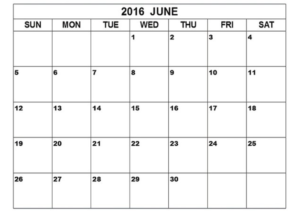
#> input picture trial2-300x222.webp, 300 x 222 px
$ jupyter execute --allow-errors Image_Procesing_Hough-Transform_Region-growing.ipynb
#> lines starting #> are read from the running program, lines starting #| are printed output that depends on the picture; after the words box and inside, x2 and y2 are one past the last pixel; in counts of white or black regions, pixels touching at a corner belong together
# Experiment-1:

[cell 1]
import math
import numpy as np
from matplotlib import pyplot as plt
from PIL import Image
from pylab import *
import matplotlib.cm as cm
import scipy as sp
import random
import cv2

[cell 2]
fname = 'trial2-300x222.webp'
image = Image.open(fname).convert("L")
arr = np.asarray(image)
plt.imshow(arr, cmap='gray', vmin=0, vmax=255)
plt.show()

[cell 3]
fname = 'image_2.PNG'
image = Image.open(fname).convert("L")
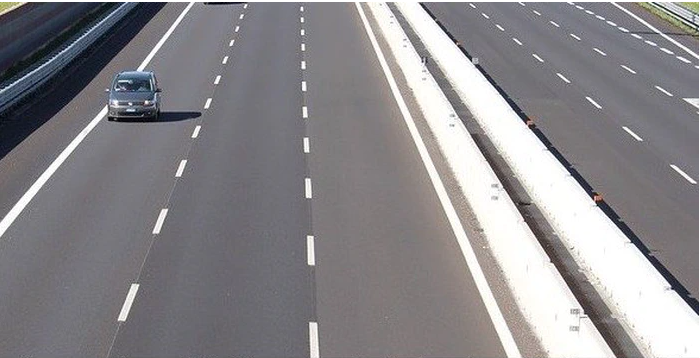
#> input picture image_2.PNG, 700 x 358 px
#> image: PIL image 700x358 L
arr = np.asarray(image)
plt.imshow(arr, cmap='gray', vmin=0, vmax=255)
plt.show()

# Standard Hough Line Transform:

[cell 4]
img = cv2.imread('trial2-300x222.webp')
gray = cv2.cvtColor(img,cv2.COLOR_BGR2GRAY)
edges = cv2.Canny(gray,50,150,apertureSize=3)
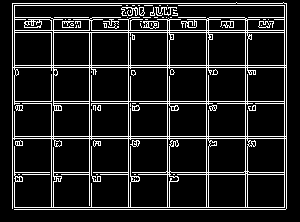
#> edges: shape (222, 300); 12.5% white in thin lines or dots, all inside (x1, y1, x2, y2) = (12, 2, 287, 210)
lines = cv2.HoughLines(edges,1,np.pi/180,200)
#> lines = 19 rows, first 8: [67, 1.57], [138, 1.57], [65, 1.57], [136, 1.57], [3, 1.57], [207, 1.57], [30, 1.57], [32, 1.57]
for line in lines:
   rho,theta=line[0]
   a=np.cos(theta)
   b=np.sin(theta)
   x0=a*rho
   y0=b*rho
   x1 = int(x0+1000*(-b))
   y1 = int(y0+1000*(a))
   x2 = int(x0-1000*(-b))
   y2 = int(y0-1000*(a))
   cv2.line(img,(x1,y1),(x2,y2),(255,0,255),2)
#> this loop made 19 passes
#> (rho, theta, a, b, x0, y0, x1, y1) on passes 1 to 12: (67, 1.57, -4.37e-08, 1, -2.93e-06, 67, -1000, 66), (138, 1.57, -4.37e-08, 1, -6.03e-06, 138, -1000, 137), (65, 1.57, -4.37e-08, 1, -2.84e-06, 65, -1000, 64), (136, 1.57, -4.37e-08, 1, -5.94e-06, 136, -1000, 135), (3, 1.57, -4.37e-08, 1, -1.31e-07, 3, -1000, 2), (207, 1.57, -4.37e-08, 1, -9.05e-06, 207, -1000, 206), (30, 1.57, -4.37e-08, 1, -1.31e-06, 30, -1000, 29), (32, 1.57, -4.37e-08, 1, -1.4e-06, 32, -1000, 31), (209, 1.57, -4.37e-08, 1, -9.14e-06, 209, -1000, 208), (101, 1.57, -4.37e-08, 1, -4.41e-06, 101, -1000, 100), (172, 1.57, -4.37e-08, 1, -7.52e-06, 172, -1000, 171), (103, 1.57, -4.37e-08, 1, -4.5e-06, 103, -1000, 102)
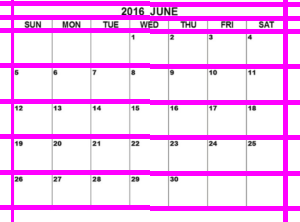
#> img: shape (222, 300, 3); mean B, G, R 249.5, 198, 249.5

[cell 5]
arr = np.asarray(img)
plt.imshow(arr, cmap='gray', vmin=0, vmax=255)
plt.show()

[cell 6]
img = cv2.imread('image_2.PNG')
#> img: shape (358, 700, 3)
gray = cv2.cvtColor(img,cv2.COLOR_BGR2GRAY)
edges = cv2.Canny(gray,50,150,apertureSize=3)
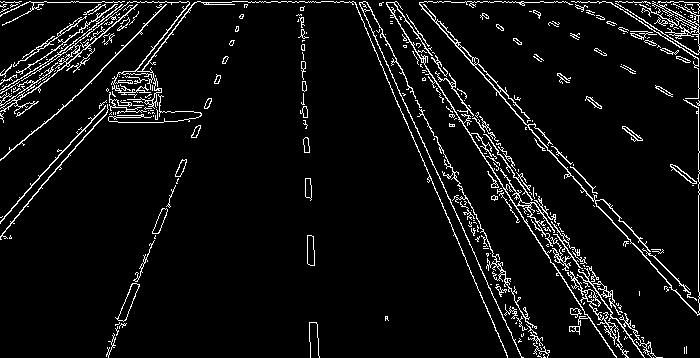
#> edges: shape (358, 700); 6% white in thin lines or dots
lines = cv2.HoughLines(edges,1,np.pi/180,200)
#> lines = [[2, 1.57], [-321, 2.53], [698, 0], [-321, 2.57], [-308, 2.41], [-326, 2.67], [-323, 2.71], [-317, 2.51], [-320, 2.51]]
for line in lines:
   rho,theta=line[0]
   a=np.cos(theta)
   b=np.sin(theta)
   x0=a*rho
   y0=b*rho
   x1 = int(x0+1000*(-b))
   y1 = int(y0+1000*(a))
   x2 = int(x0-1000*(-b))
   y2 = int(y0-1000*(a))
   cv2.line(img,(x1,y1),(x2,y2),(255,0,255),2)
#> this loop made 9 passes
#> (rho, theta, a, b, x0, y0, x1, y1) on passes 1 to 9: (2, 1.57, -4.37e-08, 1, -8.74e-08, 2, -1000, 1), (-321, 2.53, -0.819, 0.574, 262.9, -184.1, -310, -1003), (698, 0, 1, 0, 698, 0, 698, 1000), (-321, 2.57, -0.839, 0.545, 269.2, -174.8, -275, -1013), (-308, 2.41, -0.743, 0.669, 228.9, -206.1, -440, -949), (-326, 2.67, -0.891, 0.454, 290.5, -148, -163, -1039), (-323, 2.71, -0.906, 0.423, 292.7, -136.5, -129, -1042), (-317, 2.51, -0.809, 0.588, 256.5, -186.3, -331, -995), (-320, 2.51, -0.809, 0.588, 258.9, -188.1, -328, -997)
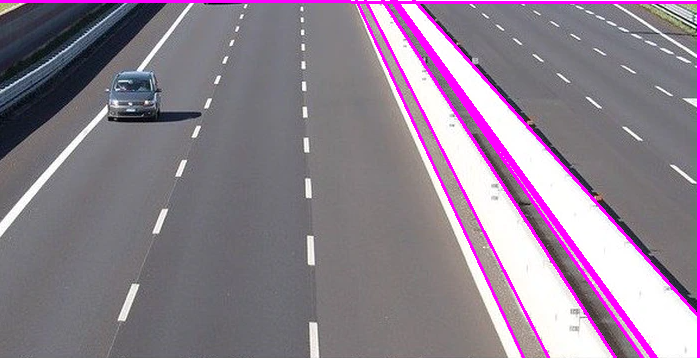
#> img: shape (358, 700, 3); mean B, G, R 142.7, 126.9, 141.5

[cell 7]
arr = np.asarray(img)
plt.imshow(arr, cmap='gray', vmin=0, vmax=255)
plt.show()

# Probabilistic Hough Line Transform

[cell 8]
img = cv2.imread('trial2-300x222.webp')
gray = cv2.cvtColor(img,cv2.COLOR_BGR2GRAY)
edges = cv2.Canny(gray,50,150,apertureSize=3)
lines = cv2.HoughLinesP(edges,1,np.pi/180,100,minLineLength=100,maxLineGap=40)
#> lines = 33 rows, first 6: [12, 207, 286, 207], [12, 3, 286, 3], [12, 103, 286, 103], [12, 136, 286, 136], [12, 32, 286, 32], [14, 209, 285, 209]
for line in lines:
     x1,y1,x2,y2=line[0]
     cv2.line(img,(x1,y1),(x2,y2),(0,255,0),2)
#> this loop made 33 passes
#> (x1, y1, x2, y2) on passes 1 to 12: (12, 207, 286, 207), (12, 3, 286, 3), (12, 103, 286, 103), (12, 136, 286, 136), (12, 32, 286, 32), (14, 209, 285, 209), (12, 65, 286, 65), (12, 30, 286, 30), (12, 172, 286, 172), (12, 138, 286, 138), (12, 67, 286, 67), (12, 174, 286, 174)
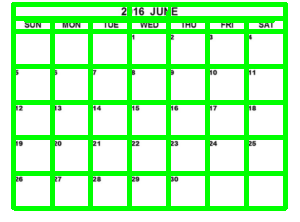
#> img: shape (222, 300, 3); mean B, G, R 182.5, 251.7, 182.5

[cell 9]
arr = np.asarray(img)
plt.imshow(arr, cmap='gray', vmin=0, vmax=255)
plt.show()

[cell 10]
img = cv2.imread('image_2.PNG')
gray = cv2.cvtColor(img,cv2.COLOR_BGR2GRAY)
edges = cv2.Canny(gray,50,150,apertureSize=3)
lines = cv2.HoughLinesP(edges,1,np.pi/180,100,minLineLength=100,maxLineGap=40)
#> lines = 32 rows, first 6: [1, 2, 698, 2], [394, 3, 623, 331], [698, 314, 698, 4], [392, 15, 599, 333], [422, 8, 697, 314], [367, 3, 547, 356]
for line in lines:
     x1,y1,x2,y2=line[0]
     cv2.line(img,(x1,y1),(x2,y2),(0,255,0),2)
#> this loop made 32 passes
#> (x1, y1, x2, y2) on passes 1 to 12: (1, 2, 698, 2), (394, 3, 623, 331), (698, 314, 698, 4), (392, 15, 599, 333), (422, 8, 697, 314), (367, 3, 547, 356), (396, 5, 641, 354), (373, 35, 485, 277), (0, 1, 683, 1), (496, 92, 697, 315), (413, 23, 645, 353), (403, 114, 507, 357)
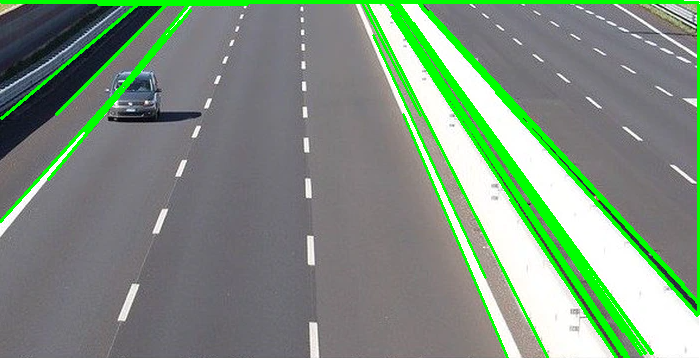
#> img: shape (358, 700, 3); mean B, G, R 125.7, 144.8, 124.5

[cell 11]
arr = np.asarray(img)
plt.imshow(arr, cmap='gray', vmin=0, vmax=255)
plt.show()

# Experiment-2:

[cell 12]
fname = 'download.PNG'
#> (the rest of this cell did not finish here and is left out)

[cell 13]
import numpy as np
import cv2

class Point(object):
 def __init__(self,x,y):
  self.x = x
  self.y = y

 def getX(self):
  return self.x
 def getY(self):
  return self.y

def getGrayDiff(img,currentPoint,tmpPoint):
 return abs(int(img[currentPoint.x,currentPoint.y]) - int(img[tmpPoint.x,tmpPoint.y]))

def selectConnects(p):
 if p != 0:
  connects = [Point(-1, -1), Point(0, -1), Point(1, -1), Point(1, 0), Point(1, 1), \
     Point(0, 1), Point(-1, 1), Point(-1, 0)]
 else:
  connects = [ Point(0, -1), Point(1, 0),Point(0, 1), Point(-1, 0)]
 return connects

def regionGrow(img,seeds,thresh,p = 1):
 height, weight = img.shape
 seedMark = np.zeros(img.shape)
 seedList = []
 for seed in seeds:
  seedList.append(seed)
 label = 1
 connects = selectConnects(p)
 while(len(seedList)>0):
  currentPoint = seedList.pop(0)

  seedMark[currentPoint.x,currentPoint.y] = label
  for i in range(8):
   tmpX = currentPoint.x + connects[i].x
   tmpY = currentPoint.y + connects[i].y
   if tmpX < 0 or tmpY < 0 or tmpX >= height or tmpY >= weight:
    continue
   grayDiff = getGrayDiff(img,currentPoint,Point(tmpX,tmpY))
   if grayDiff < thresh and seedMark[tmpX,tmpY] == 0:
    seedMark[tmpX,tmpY] = label
    seedList.append(Point(tmpX,tmpY))
 return seedMark


img = cv2.imread('download.png',0)
seeds = [Point(10,10),Point(82,150),Point(20,200)]
#> (the rest of this cell did not finish here and is left out)

#> (a cell that did not finish here is left out)

[cell 15]
fname = 'Img_1.jpg'
image = Image.open(fname).convert("L")
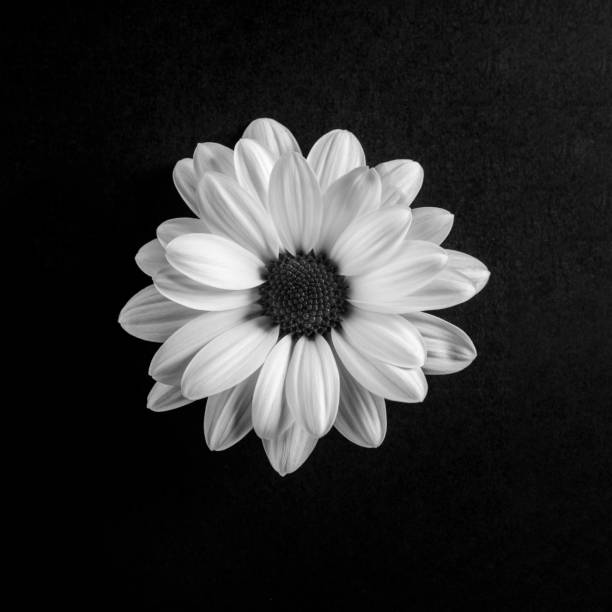
#> input picture Img_1.jpg, 612 x 612 px
#> image: PIL image 612x612 L
arr = np.asarray(image)
plt.imshow(arr, cmap='gray', vmin=0, vmax=255)
plt.show()

[cell 16]
import numpy as np
import cv2

class Point(object):
 def __init__(self,x,y):
  self.x = x
  self.y = y

 def getX(self):
  return self.x
 def getY(self):
  return self.y

def getGrayDiff(img,currentPoint,tmpPoint):
 return abs(int(img[currentPoint.x,currentPoint.y]) - int(img[tmpPoint.x,tmpPoint.y]))

def selectConnects(p):
 if p != 0:
  connects = [Point(-1, -1), Point(0, -1), Point(1, -1), Point(1, 0), Point(1, 1), \
     Point(0, 1), Point(-1, 1), Point(-1, 0)]
 else:
  connects = [ Point(0, -1), Point(1, 0),Point(0, 1), Point(-1, 0)]
 return connects

def regionGrow(img,seeds,thresh,p = 1):
#> called with thresh = 10, p = 1
 height, weight = img.shape
#> height = 612; weight = 612
 seedMark = np.zeros(img.shape)
 seedList = []
 for seed in seeds:
  seedList.append(seed)
 label = 1
 connects = selectConnects(p)
 while(len(seedList)>0):
  currentPoint = seedList.pop(0)

  seedMark[currentPoint.x,currentPoint.y] = label
  for i in range(8):
   tmpX = currentPoint.x + connects[i].x
   tmpY = currentPoint.y + connects[i].y
   if tmpX < 0 or tmpY < 0 or tmpX >= height or tmpY >= weight:
    continue
   grayDiff = getGrayDiff(img,currentPoint,Point(tmpX,tmpY))
   if grayDiff < thresh and seedMark[tmpX,tmpY] == 0:
    seedMark[tmpX,tmpY] = label
    seedList.append(Point(tmpX,tmpY))
#> this loop made 288794 passes
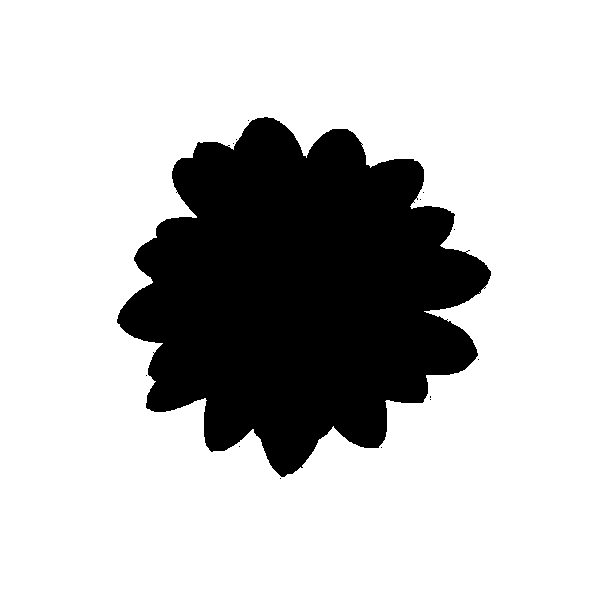
#> seedMark: shape (612, 612) float64; values 0 (black) and 1 (white), 77.1% white; 14 black regions (13 under 20 px), largest, box (x1, y1, x2, y2) and area: (117, 117, 491, 477) 85736
 return seedMark


img = cv2.imread('Img_1.jpg',0)
seeds = [Point(10,10),Point(82,150),Point(20,200)]
binaryImg = regionGrow(img,seeds,10)
# cv2.imshow(' ',binaryImg)
# cv2.waitKey(0)
# 	run_region_growing_on_image('images.jpeg')
